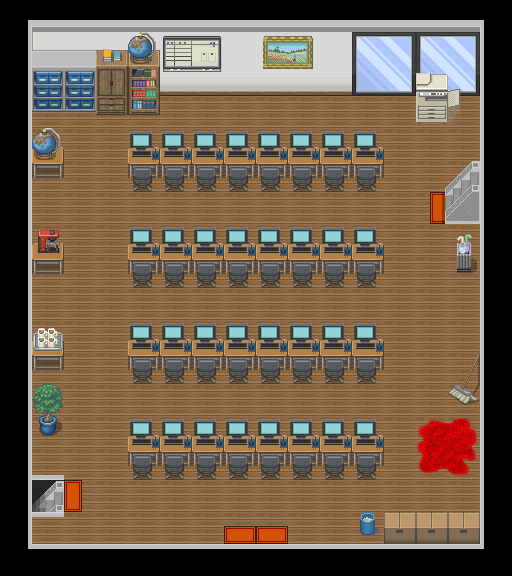

This is a level from a 2D game, rendered from its Tiled map with the project's own tilesets. A one-line summary and the complete map file follow:
An orthogonal 16x18 tile map with 32x32 px tiles, 6 tile layers (Layer 1, Layer 2, Doors, Layer 3, ...).

<map version="1.0" orientation="orthogonal" renderorder="right-down" width="16" height="18" tilewidth="32" tileheight="32" nextobjectid="1">
 <tileset firstgid="1" source="tileset2.tsx" />
 <layer name="Layer 1" width="16" height="18">
  <data encoding="csv">
2147483739,57,57,57,57,57,57,57,57,57,57,57,57,57,57,91,
54,20,21,21,21,21,21,21,21,21,21,197,198,197,198,2147483702,
54,37,38,38,38,38,38,38,38,38,38,214,215,214,215,2147483702,
54,2,2,2,2,2,2,2,2,2,2,2,2,2,2,2147483702,
54,2,2,2,2,2,2,2,2,2,2,2,2,2,2,2147483702,
54,2,2,2,2,2,2,2,2,2,2,2,2,2,2,2147483702,
54,2,2,2,2,2,2,2,2,2,2,2,2,2,2,2147483702,
54,2,2,2,2,2,2,2,2,2,2,2,2,2,2,2147483702,
54,2,2,2,2,2,2,2,2,2,2,2,2,2,2,2147483702,
54,2,2,2,2,2,2,2,2,2,2,2,2,2,2,2147483702,
54,2,2,2,2,2,2,2,2,2,2,2,2,2,2,2147483702,
54,2,2,2,2,2,2,2,2,2,2,2,2,2,2,2147483702,
54,2,2,2,2,2,2,2,2,2,2,2,2,2,2,2147483702,
54,2,2,2,2,2,2,2,2,2,2,2,2,2,2,2147483702,
54,2,2,2,2,2,2,2,2,2,2,2,2,2,2,2147483702,
54,2,2,2,2,2,2,2,2,2,2,2,2,2,2,2147483702,
54,2,2,2,2,2,2,2,2,2,2,2,2,2,2,2147483702,
2147483704,55,55,55,55,55,55,55,55,55,55,55,55,55,55,56
</data>
 </layer>
 <layer name="Layer 2" width="16" height="18">
  <data encoding="csv">
0,0,0,0,0,0,0,0,0,0,0,0,0,0,0,0,
0,233,233,84,85,168,169,0,195,196,0,0,0,0,0,0,
0,250,250,101,102,185,186,0,212,213,0,0,0,135,136,0,
0,267,267,118,119,0,0,0,0,0,0,0,0,152,153,0,
0,129,0,0,129,129,129,129,129,129,129,129,0,0,0,0,
0,146,0,0,146,146,146,146,146,146,146,146,0,0,0,0,
0,0,0,0,0,0,0,0,0,0,0,0,0,0,0,0,
0,129,0,0,129,129,129,129,129,129,129,129,0,0,98,0,
0,146,0,0,146,146,146,146,146,146,146,146,0,0,115,0,
0,0,0,0,0,0,0,0,0,0,0,0,0,0,0,0,
0,129,0,0,129,129,129,129,129,129,129,129,0,0,0,0,
0,146,0,0,146,146,146,146,146,146,146,146,0,0,97,0,
0,0,0,0,0,0,0,0,0,0,0,0,0,0,114,0,
0,62,0,0,129,129,129,129,129,129,129,129,0,0,0,0,
0,0,0,0,146,146,146,146,146,146,146,146,0,0,0,0,
0,0,0,0,0,0,0,0,0,0,0,0,0,0,0,0,
0,0,0,0,0,0,0,0,0,0,0,226,0,0,0,0,
0,0,0,0,0,0,0,0,0,0,0,0,0,0,0,0
</data>
 </layer>
 <layer name="Doors" width="16" height="18">
  <data encoding="csv">
0,0,0,0,0,0,0,0,0,0,0,0,0,0,0,0,
0,0,0,0,0,0,0,0,0,0,0,0,0,0,0,0,
0,0,0,0,0,0,0,0,0,0,0,0,0,0,0,0,
0,0,0,0,0,0,0,0,0,0,0,0,0,0,0,0,
0,0,0,0,0,0,0,0,0,0,0,0,0,0,0,0,
0,0,0,0,0,0,0,0,0,0,0,0,0,2147483727,2147483726,0,
0,0,0,0,0,0,0,0,0,0,0,0,0,42,2147483743,0,
0,0,0,0,0,0,0,0,0,0,0,0,0,0,0,0,
0,0,0,0,0,0,0,0,0,0,0,0,0,0,0,0,
0,0,0,0,0,0,0,0,0,0,0,0,0,0,0,0,
0,0,0,0,0,0,0,0,0,0,0,0,0,0,0,0,
0,0,0,0,0,0,0,0,0,0,0,0,0,0,0,0,
0,0,0,0,0,0,0,0,0,0,0,0,0,0,0,0,
0,0,0,0,0,0,0,0,0,0,0,0,0,0,0,0,
0,0,0,0,0,0,0,0,0,0,0,0,0,0,0,0,
0,2147483709,25,0,0,0,0,0,0,0,0,0,0,0,0,0,
0,0,0,0,0,0,0,8,8,0,0,0,0,0,0,0,
0,0,0,0,0,0,0,0,0,0,0,0,0,0,0,0
</data>
 </layer>
 <layer name="Layer 3" width="16" height="18">
  <data encoding="csv">
0,0,0,0,0,0,0,0,0,0,0,0,0,0,0,0,
0,0,0,128,209,0,0,0,0,0,0,0,0,0,0,0,
0,0,0,0,0,0,0,0,0,0,0,0,0,0,0,0,
0,0,0,0,0,0,0,0,0,0,0,0,0,0,0,0,
0,209,0,0,150,150,150,150,150,150,150,150,0,0,0,0,
0,0,0,0,73,73,73,73,73,73,73,73,0,0,0,0,
0,0,0,0,0,0,0,0,0,0,0,0,0,2147483744,0,0,
0,67,0,0,150,150,150,150,150,150,150,150,0,0,0,0,
0,0,0,0,73,73,73,73,73,73,73,73,0,0,0,0,
0,0,0,0,0,0,0,0,0,0,0,0,0,0,0,0,
0,65,0,0,150,150,150,150,150,150,150,150,0,0,0,0,
0,0,0,0,73,73,73,73,73,73,73,73,0,0,0,0,
0,0,0,0,0,0,0,0,0,0,0,0,0,0,0,0,
0,0,0,0,150,150,150,150,150,150,150,150,0,0,0,0,
0,0,0,0,73,73,73,73,73,73,73,73,0,0,0,0,
0,0,0,0,0,0,0,0,0,0,0,0,0,0,0,0,
0,55,0,0,0,0,0,0,0,0,0,0,256,256,256,0,
0,0,0,0,0,0,0,0,0,0,0,0,0,0,0,0
</data>
 </layer>
 <layer name="Blood" width="16" height="18">
  <data encoding="csv">
0,0,0,0,0,0,0,0,0,0,0,0,0,0,0,0,
0,0,0,0,0,0,0,0,0,0,0,0,0,0,0,0,
0,0,0,0,0,0,0,0,0,0,0,0,0,0,0,0,
0,0,0,0,0,0,0,0,0,0,0,0,0,0,0,0,
0,0,0,0,0,0,0,0,0,0,0,0,0,0,0,0,
0,0,0,0,0,0,0,0,0,0,0,0,0,0,0,0,
0,0,0,0,0,0,0,0,0,0,0,0,0,0,0,0,
0,0,0,0,0,0,0,0,0,0,0,0,0,0,0,0,
0,0,0,0,0,0,0,0,0,0,0,0,0,0,0,0,
0,0,0,0,0,0,0,0,0,0,0,0,0,0,0,0,
0,0,0,0,0,0,0,0,0,0,0,0,0,0,0,0,
0,0,0,0,0,0,0,0,0,0,0,0,0,0,0,0,
0,0,0,0,0,0,0,0,0,0,0,0,0,0,0,0,
0,0,0,0,0,0,0,0,0,0,0,0,0,426,427,0,
0,0,0,0,0,0,0,0,0,0,0,0,0,443,444,0,
0,0,0,0,0,0,0,0,0,0,0,0,0,0,0,0,
0,0,0,0,0,0,0,0,0,0,0,0,0,0,0,0,
0,0,0,0,0,0,0,0,0,0,0,0,0,0,0,0
</data>
 </layer>
 <layer name="Over Player" width="16" height="18">
  <properties>
   <property name="walkable" type="bool" value="false" />
  </properties>
  <data encoding="csv">
0,0,0,0,0,0,0,0,0,0,0,0,0,0,0,0,
0,0,0,0,0,0,0,0,0,0,0,0,0,0,0,0,
0,0,0,0,0,0,0,0,0,0,0,0,0,0,0,0,
0,0,0,0,0,0,0,0,0,0,0,0,0,0,0,0,
0,0,0,0,0,0,0,0,0,0,0,0,0,0,0,0,
0,0,0,0,0,0,0,0,0,0,0,0,0,0,0,0,
0,0,0,0,0,0,0,0,0,0,0,0,0,0,0,0,
0,0,0,0,0,0,0,0,0,0,0,0,0,0,0,0,
0,0,0,0,0,0,0,0,0,0,0,0,0,0,0,0,
0,0,0,0,0,0,0,0,0,0,0,0,0,0,0,0,
0,0,0,0,0,0,0,0,0,0,0,0,0,0,0,0,
0,0,0,0,0,0,0,0,0,0,0,0,0,0,0,0,
0,45,0,0,0,0,0,0,0,0,0,0,0,0,0,0,
0,0,0,0,0,0,0,0,0,0,0,0,0,0,0,0,
0,3221225527,0,0,0,0,0,0,0,0,0,0,0,0,0,0,
0,0,0,0,0,0,0,0,0,0,0,0,0,0,0,0,
0,0,0,0,0,0,0,0,0,0,0,0,0,0,0,0,
0,0,0,0,0,0,0,0,0,0,0,0,0,0,0,0
</data>
 </layer>
</map>